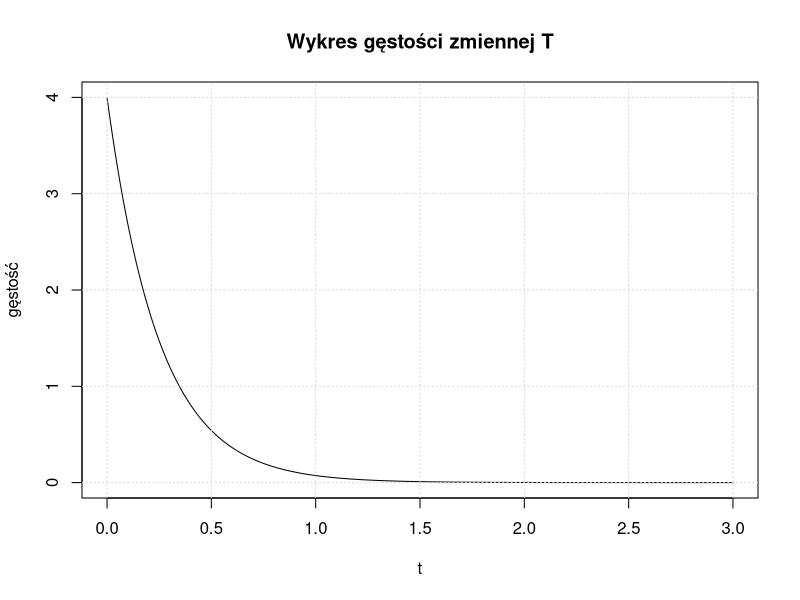
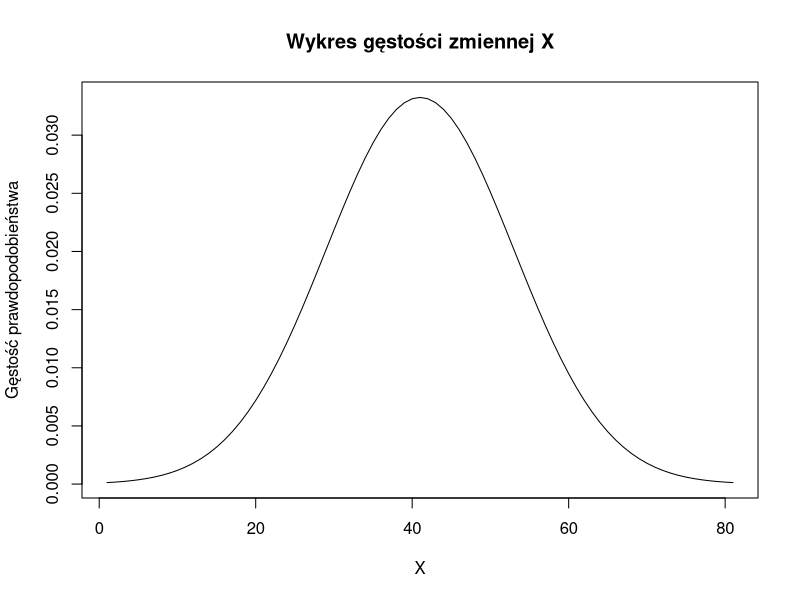

Reproduce these figures in R, in order.
#1
a <- punif(7,4,12)
b <- sum(punif(5:7,4,12))
c <- punif(10,4,12,lower.tail = FALSE)
d <- qunif(0.6,4,12)
#2
a <- pexp(0.5,4,lower.tail = FALSE)
b <- pexp(1/3,4)
c <- pexp(4/3,4) - pexp(2/3,4)
d <- qexp(0.2,4)
#wykres
t <- seq(0, 3, by = 0.01)
gestosc <- dexp(t, rate = 4)
plot(t, gestosc, type = "l", xlab = "t", ylab = "gęstość", main = "Wykres gęstości zmiennej T")
grid()
#3
a <- 1 - pexp(2,1/3)
b <- pexp(4,1/3)
c <- pexp(5,1/3) - pexp(3,1/3)
d <- qexp(0.4,1/3)
#4
pnorm(180,170,12,lower.tail = FALSE)
b <- pnorm(165,170,12)
c <- pnorm(190,170,12) - pnorm(155,170,12)
#wykres
gestosc <- dnorm(130:210,170,12)
x <- seq(130:210)
plot(x, gestosc, type = "l", xlab = "X", ylab = "Gęstość prawdopodobieństwa", main = "Wykres gęstości zmiennej X")
